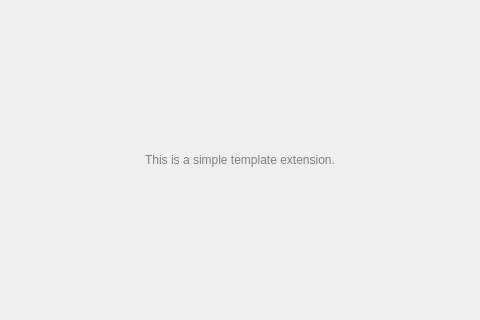
<?xml version="1.0" encoding="UTF-8"?>
<ui version="4.0">
 <class>IssueCreator::ConfigWidget</class>
 <widget class="QWidget" name="IssueCreator::ConfigWidget">
  <property name="geometry">
   <rect>
    <x>0</x>
    <y>0</y>
    <width>480</width>
    <height>320</height>
   </rect>
  </property>
  <layout class="QVBoxLayout">
   <item>
    <spacer name="verticalSpacer_2">
     <property name="orientation">
      <enum>Qt::Vertical</enum>
     </property>
     <property name="sizeHint" stdset="0">
      <size>
       <width>20</width>
       <height>40</height>
      </size>
     </property>
    </spacer>
   </item>
   <item>
    <widget class="QLabel" name="label">
     <property name="text">
      <string>&lt;html&gt;&lt;head/&gt;&lt;body&gt;&lt;p align=&quot;center&quot;&gt;&lt;span style=&quot; color:#808080;&quot;&gt;This is a simple template extension.&lt;/span&gt;&lt;/p&gt;&lt;/body&gt;&lt;/html&gt;</string>
     </property>
    </widget>
   </item>
   <item>
    <spacer name="verticalSpacer">
     <property name="orientation">
      <enum>Qt::Vertical</enum>
     </property>
     <property name="sizeHint" stdset="0">
      <size>
       <width>20</width>
       <height>40</height>
      </size>
     </property>
    </spacer>
   </item>
  </layout>
 </widget>
 <resources/>
 <connections/>
</ui>
